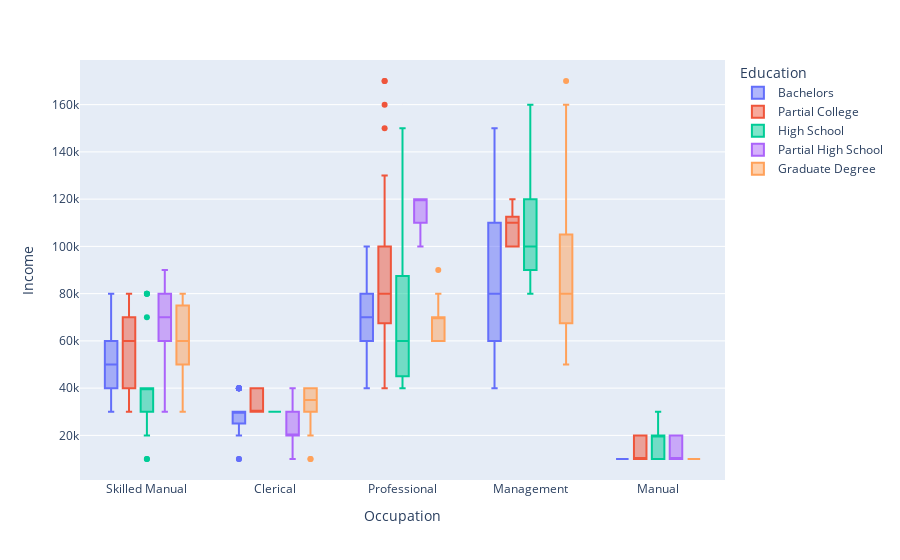

Notebook code cell kept with this figure:
### Code cell
#Dependiendo de la educación y la ocupación se infiere la ganancia de los na's de la columna income
fig = px.box(df, y = 'Income', x = "Occupation", color = "Education")
fig.show()

### Figure 1 — Plotly figure (JSON) as saved in the notebook; plotly's stock layout.template omitted (floating-point values rounded to 4 significant figures; data arrays with more than 128 entries replaced by an {"elided": "..."} marker saying what was removed)
{"data": [{"alignmentgroup": "True", "hovertemplate": "Education=Bachelors<br>Occupation=%{x}<br>Income=%{y}<extra></extra>", "legendgroup": "Bachelors", "marker": {"color": "#636efa"}, "name": "Bachelors", "notched": false, "offsetgroup": "Bachelors", "orientation": "v", "showlegend": true, "type": "box", "x": {"elided": "301 str values"}, "x0": " ", "xaxis": "x", "y": {"elided": "301 int values"}, "y0": " ", "yaxis": "y"}, {"alignmentgroup": "True", "hovertemplate": "Education=Partial College<br>Occupation=%{x}<br>Income=%{y}<extra></extra>", "legendgroup": "Partial College", "marker": {"color": "#EF553B"}, "name": "Partial College", "notched": false, "offsetgroup": "Partial College", "orientation": "v", "showlegend": true, "type": "box", "x": {"elided": "261 str values"}, "x0": " ", "xaxis": "x", "y": {"elided": "261 int values"}, "y0": " ", "yaxis": "y"}, {"alignmentgroup": "True", "hovertemplate": "Education=High School<br>Occupation=%{x}<br>Income=%{y}<extra></extra>", "legendgroup": "High School", "marker": {"color": "#00cc96"}, "name": "High School", "notched": false, "offsetgroup": "High School", "orientation": "v", "showlegend": true, "type": "box", "x": {"elided": "179 str values"}, "x0": " ", "xaxis": "x", "y": {"elided": "179 int values"}, "y0": " ", "yaxis": "y"}, {"alignmentgroup": "True", "hovertemplate": "Education=Partial High School<br>Occupation=%{x}<br>Income=%{y}<extra></extra>", "legendgroup": "Partial High School", "marker": {"color": "#ab63fa"}, "name": "Partial High School", "notched": false, "offsetgroup": "Partial High School", "orientation": "v", "showlegend": true, "type": "box", "x": ["Clerical", "Clerical", "Manual", "Manual", "Manual", "Manual", "Professional", "Manual", "Manual", "Manual", "Clerical", "Manual", "Manual", "Manual", "Manual", "Manual", "Clerical", "Manual", "Manual", "Manual", "Professional", "Clerical", "Manual", "Manual", "Manual", "Clerical", "Clerical", "Manual", "Skilled Manual", "Manual", "Manual", "Manual", "Manual", "Manual", "Manual", "Professional", "Manual", "Manual", "Clerical", "Manual", "Professional", "Manual", "Skilled Manual", "Manual", "Manual", "Skilled Manual", "Clerical", "Clerical", "Skilled Manual", "Skilled Manual", "Skilled Manual", "Skilled Manual", "Clerical", "Clerical", "Clerical", "Clerical", "Clerical", "Skilled Manual", "Skilled Manual", "Clerical", "Skilled Manual", "Clerical", "Skilled Manual", "Clerical", "Skilled Manual", "Skilled Manual", "Clerical", "Clerical", "Skilled Manual", "Clerical", "Clerical", "Clerical", "Skilled Manual", "Skilled Manual", "Clerical", "Skilled Manual"], "x0": " ", "xaxis": "x", "y": [20000, 20000, 20000, 10000, 10000, 10000, 120000, 10000, 20000, 10000, 20000, 20000, 10000, 10000, 10000, 20000, 20000, 20000, 10000, 10000, 100000, 20000, 10000, 10000, 10000, 10000, 40000, 10000, 90000, 10000, 20000, 20000, 10000, 10000, 10000, 120000, 20000, 10000, 10000, 10000, 120000, 20000, 90000, 10000, 20000, 70000, 30000, 20000, 70000, 40000, 60000, 60000, 30000, 20000, 20000, 30000, 20000, 80000, 70000, 20000, 70000, 20000, 80000, 40000, 70000, 80000, 20000, 40000, 30000, 30000, 20000, 30000, 80000, 70000, 30000, 60000], "y0": " ", "yaxis": "y"}, {"alignmentgroup": "True", "hovertemplate": "Education=Graduate Degree<br>Occupation=%{x}<br>Income=%{y}<extra></extra>", "legendgroup": "Graduate Degree", "marker": {"color": "#FFA15A"}, "name": "Graduate Degree", "notched": false, "offsetgroup": "Graduate Degree", "orientation": "v", "showlegend": true, "type": "box", "x": {"elided": "172 str values"}, "x0": " ", "xaxis": "x", "y": {"elided": "172 int values"}, "y0": " ", "yaxis": "y"}], "layout": {"boxmode": "group", "legend": {"title": {"text": "Education"}, "tracegroupgap": 0}, "margin": {"t": 60}, "xaxis": {"anchor": "y", "domain": [0, 1], "title": {"text": "Occupation"}}, "yaxis": {"anchor": "x", "domain": [0, 1], "title": {"text": "Income"}}}}
